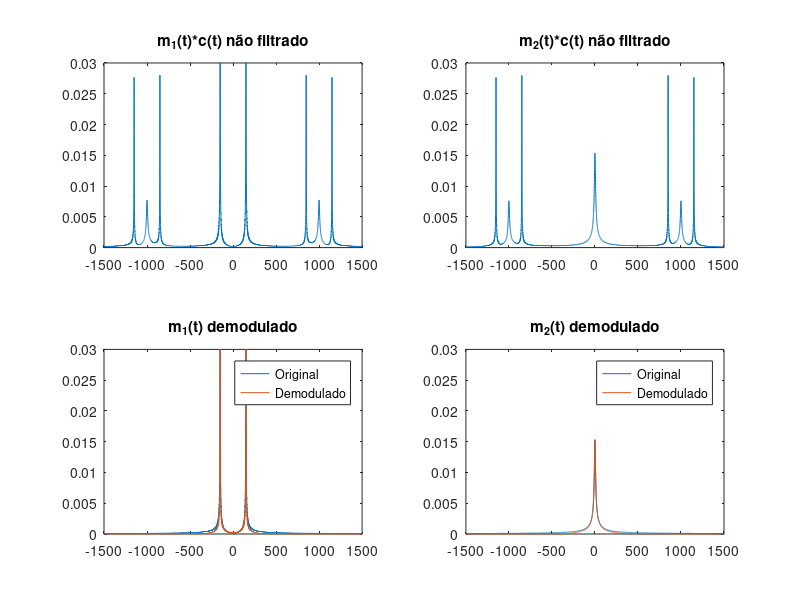
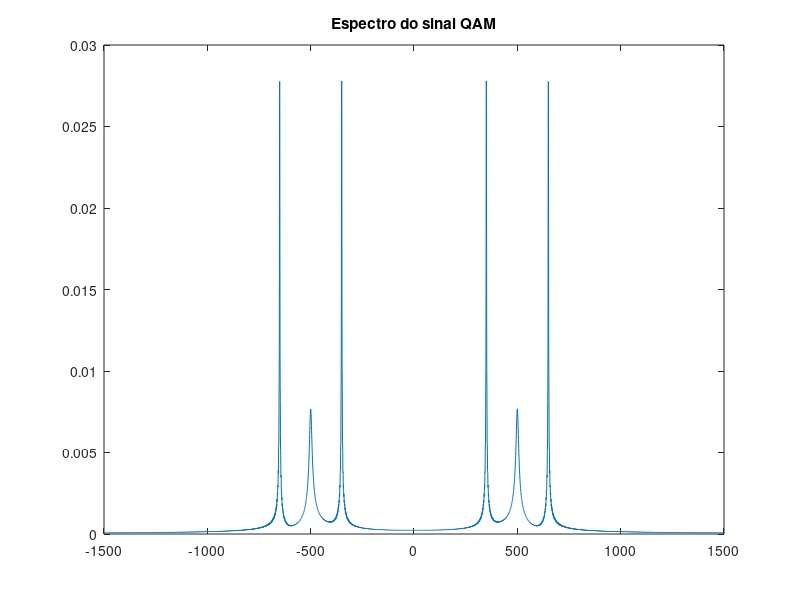
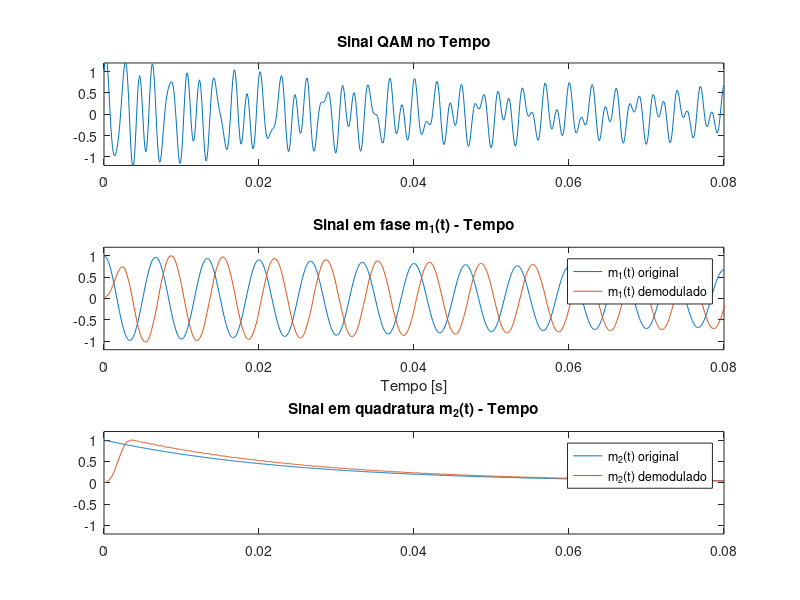

Write the MATLAB code that produced these figures, in order.
clc; clear all; close all;
%% Determinando os parâmetros da onda
Ts=1e-4;                                                    % Período de amostragem
fs=1/Ts;                                                    % Frequência de amostragem
t = [0:5e3]*Ts;                                             % Definição do vetor tempo
fc = 500;                                                   % Frequência da portadora.
fm = 150;                                                   % Frequência do sinal
Am=1;                                                       % Amplitude do sinal senoidal
Ac=1;                                                       % Amplitude da portadora
carrierc = Ac*cos(2*pi*fc*t);                               % Sinal portadora cosseno (em fase)
carriers = Ac*sin(2*pi*fc*t);                               % Sinal portadora seno (em quadratura)
m1_t = Am*cos(2*pi*fm*t).*exp(-t*5);                        % Sinal mensagem (em fase)
m2_t = Am*exp(-t*40);                                       % Sinal mensagem (em quadratura)
B_m=150;                                                    % Banda para filtragem 
h=fir1(40,[B_m*Ts]);                                        % Filtro
lfft = length(t);                                           % FFT com o mesmo comprimento do sinal (t , m1_t e m2_t)
lfft = 2^ceil(log2(lfft)+1);                                % Comprimento da FFT em potência de 2
freqm = (-fs/2:fs/lfft:fs/2-fs/lfft);                       % Eixo da frequência 
M1 = fftshift(fft(m1_t,lfft)/lfft);                         % Sinal m1_t na frequência
M2 = fftshift(fft(m2_t,lfft)/lfft);                         % Sinal m2_t na frequência
%% Modulação QAM
% Modulação - Soma de duas DSB-SC ortogonais
x_qam = (m1_t).*(carrierc)+(m2_t).*(carriers);              % Sinal QAM no tempo
% Sinal na frequência 
lfft = length(t);                                           % FFT com o mesmo comprimento do sinal (t , m1_t e m2_t)
lfft = 2^ceil(log2(lfft)+1);                                % Comprimento da FFT em potência de 2
X_QAM=fftshift(fft(x_qam,lfft)/lfft);                       % Sinal QAM na frequência
freqm = (-fs/2:fs/lfft:fs/2-fs/lfft);                       % Eixo da frequência 

%% Demodulação QAM
% Separando sinais
m1_dem = x_qam.*cos(2*pi*fc*t)*2;                           % Demodulando m1_t
m2_dem = x_qam.*sin(2*pi*fc*t)*2;                           % Demodulando m2_t
M1_dem = fftshift(fft(m1_dem,lfft)/lfft);                   % m1_t na frequência antes da filtragem
M2_dem = fftshift(fft(m2_dem,lfft)/lfft);                   % m2_t na frequência antes da filtragem

% Filtro passa baixa
m1_rec=filter(h,1,m1_dem);                                  % Filtrando m1_dem 
M1_rec=fftshift(fft(m1_rec,lfft)/lfft);                     % Calculando o sinal recebido m1_rec na frequência
m2_rec=filter(h,1,m2_dem);                                  % Filtrando m2_dem 
M2_rec=fftshift(fft(m2_rec,lfft)/lfft);                     % Calculando o sinal recebido m2_rec na frequência
m1_rec = (max(m1_t)/max(m1_rec))*m1_rec;                    % Amplificando o sinal m1_rec
m2_rec = (max(m1_t)/max(m2_rec))*m2_rec;                    % Amplificando o sinal m2_rec

%% Sinais na frequência
% m1(t)*c(t) não filtrado
subplot(2,2,1)
plot(freqm,abs(M1_dem))
title('m_1(t)*c(t) não filtrado')
axis([-1500 1500 0 0.03 ])
% m1(t)*c(t) filtrado = m1(t) recuperado
subplot(2,2,3)
plot(freqm,abs(M1))
hold all;
plot(freqm,abs(M1_rec))
title('m_1(t) demodulado')
legend('Original','Demodulado');
axis([-1500 1500 0 0.03 ])
% m2(t)*c(t) não filtrado
subplot(2,2,2)
plot(freqm,abs(M2_dem))
title('m_2(t)*c(t) não filtrado')
axis([-1500 1500 0 0.03 ])
% m2(t)*c(t) filtrado = m2(t) recuperado
subplot(2,2,4)
plot(freqm,abs(M2))
hold all;
plot(freqm,abs(M2_rec))
title('m_2(t) demodulado')
legend('Original','Demodulado');
axis([-1500 1500 0 0.03 ])
% Espectro QAM
figure();
plot(freqm,abs(X_QAM))
title('Espectro do sinal QAM')
axis([-1500 1500 0 0.03 ])

%% Gráficos dos sinais no tempo
figure();
% Sinal QAM
subplot(3,1,1)
plot (t,x_qam)    
title('Sinal QAM no Tempo')
axis([0 0.08 -1.2 1.2 ])
% Sinal m1(t) demodulado
subplot(3,1,2);
plot (t,m1_t,t,m1_rec);
title('Sinal em fase m_1(t) - Tempo');
xlabel('Tempo [s]')
legend('m_1(t) original','m_1(t) demodulado');
axis([0 0.08 -1.2 1.2 ])
% Sinal m2(t) demodulado
subplot(3,1,3)
plot (t,m2_t,t,m2_rec)    
title('Sinal em quadratura m_2(t) - Tempo')
legend('m_2(t) original','m_2(t) demodulado');
axis([0 0.08 -1.2 1.2 ])